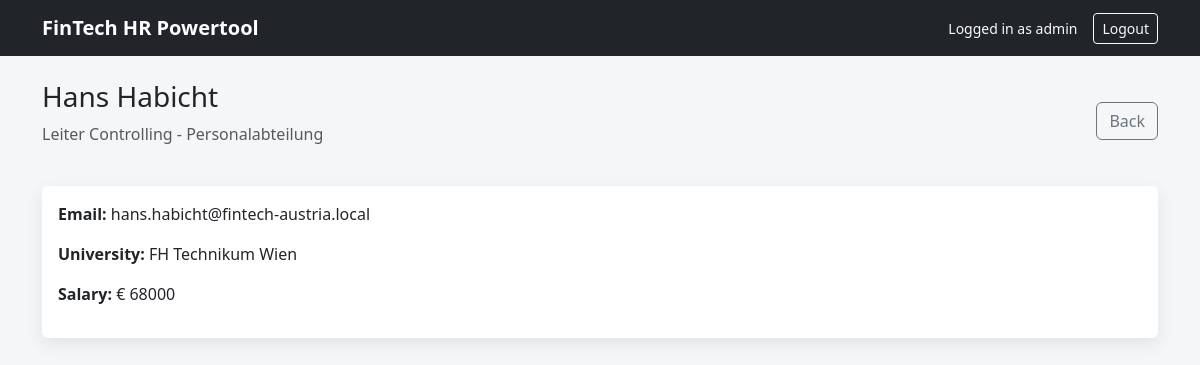
/employees/15 (signed in), run on the app's committed database.
### tables this page shows
CREATE TABLE employees (
                id INTEGER PRIMARY KEY AUTOINCREMENT,
                first_name TEXT NOT NULL,
                last_name TEXT NOT NULL,
                department TEXT NOT NULL,
                position TEXT NOT NULL,
                email TEXT NOT NULL,
                phone TEXT,
                university TEXT,
                salary INTEGER
            );

### app/app.py (the view)
@app.route("/employees/<int:employee_id>")
def employee_detail(employee_id):
    if "user" not in session:
        return redirect("/")
    with get_connection() as conn:
        employee = conn.execute(
            "SELECT * FROM employees WHERE id = ?",
            (employee_id,)
        ).fetchone()
    if not employee:
        return "Not found", 404
    return render_template("employee_detail.html", employee=employee)

### app/db.py (called while the page is built)
def get_connection():
    connection = sqlite3.connect(DB_PATH)
    connection.row_factory = sqlite3.Row
    return connection

### app/templates/employee_detail.html (shortened to what this page needs)
{% extends "base.html" %}
{% block content %}
<div class="page-header d-flex justify-content-between align-items-center">
    <div>
        <h1 class="h3">
            {{ employee.first_name }} {{ employee.last_name }}
        </h1>
        <p class="text-muted">{{ employee.position }} - {{ employee.department }}</p>
    </div>
    <a class="btn btn-outline-secondary" href="/employees">Back</a>
</div>
<div class="card">
    <div class="card-body">
        <p><strong>Email:</strong> {{ employee.email }}</p>
        <p><strong>University:</strong> {{ employee.university }}</p>
        <p><strong>Salary:</strong> € {{ employee.salary }}</p>
    </div>
</div>
{% endblock %}

### app/static/style.css (style rules this page uses)
body { background: #f4f6f8; }
.page-header { margin-bottom: 24px; }
.card { border: none; box-shadow: 0 6px 18px rgba(0, 0, 0, 0.08); }

### data on the page
employees: first_name "Hans", last_name "Habicht", position "Leiter Controlling", department "Personalabteilung", email "hans.habicht@fintech-austria.local", university "FH Technikum Wien", salary "68000"

### other printed values
{{ session.get("user") }} "admin"
